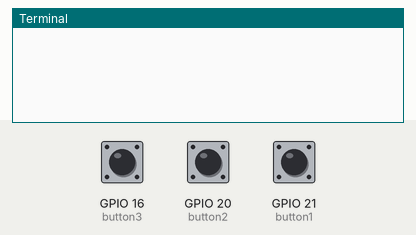
This program was run on a simulated Raspberry Pi (BCM pin numbers). Parts: the last lines printed to the terminal. The inputs (shaded band) are chosen by the test bench; at power-on: GPIO 16 (button3) HIGH, GPIO 20 (button2) HIGH, GPIO 21 (button1) HIGH. The clock reads 2024-03-15 10:24:30 at power-on unless the program sets it.

Above: at 1.2 s.
1.3 s: GPIO 16 (button3) pulled LOW for 0.15 s
At 2.6 s:
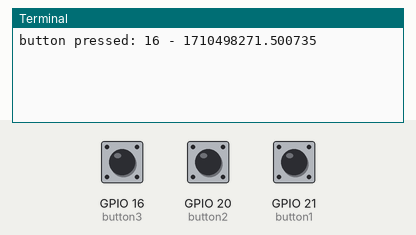
3.0 s: GPIO 20 (button2) pulled LOW for 0.15 s
At 3.9 s:
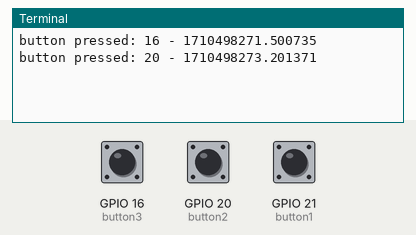
4.6 s: GPIO 21 (button1) pulled LOW for 0.15 s
At 5.1 s:
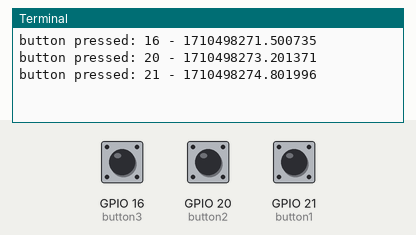
6.2 s: GPIO 16 (button3) pulled LOW for 1 s
At 8.2 s:
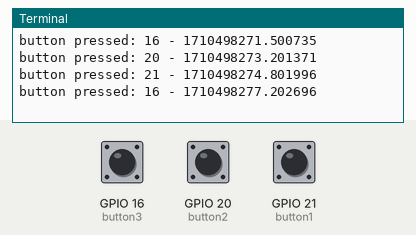
8.7 s: GPIO 20 (button2) pulled LOW for 1 s
At 10.1 s:
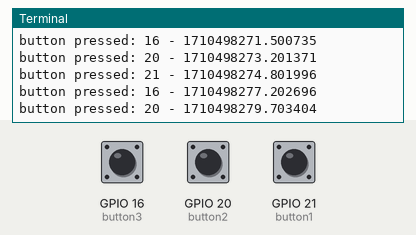
11.2 s: GPIO 21 (button1) pulled LOW for 1 s
At 13.3 s:
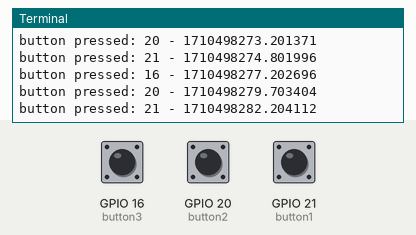
Timing chart, 0 to 14.7 s (numbered marks = the images above; inputs shaded):
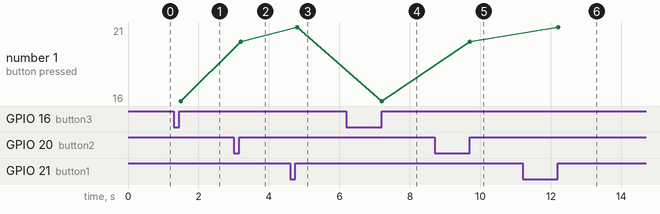

Measured:
- after the input at 1.3 s, the terminal: prints a new line after 0.20 s (image 1)
- after the input at 3.0 s, the terminal: prints a new line after 0.20 s (image 2)
- after the input at 4.6 s, the terminal: prints a new line after 0.20 s (image 3)
- after the input at 6.2 s, the terminal: prints a new line after 1.0 s (image 4)
- after the input at 8.7 s, the terminal: prints a new line after 1.0 s (image 5)
- after the input at 11.2 s, the terminal: prints a new line after 1.0 s (image 6)
- plotted number 1: 16 → 20 after the input at 3.0 s, 20 → 21 after the input at 4.6 s, 21 → 16 after the input at 6.2 s, 16 → 20 after the input at 8.7 s, 20 → 21 after the input at 11.2 s

The program:

push_button_for_relay.py
```python
#!/usr/bin/env python3

# Pushbutton script for multiple buttons.

# Script uses polling. interrupts may be better for you, I had issues when using
  # a non tactile switch, seems ok, top command indicated low cpu usage.

import RPi.GPIO as GPIO
import time

GPIO.setmode(GPIO.BCM)

button1 = 21
button2 = 20
button3 = 16

button1Old = 1
button2Old = 1
button3Old = 1

GPIO.setup([button1, button2, button3], GPIO.IN, pull_up_down=GPIO.PUD_UP)


def wait_for_button_release(b, bOld):
    while True:
        bNew = GPIO.input(b)
        if bOld == 0 and bNew == 1:
            print('button pressed: {} - {}'.format(b, time.time()))
            return
        bOld = bNew
        time.sleep(0.1)


try:
    while True:
        time.sleep(0.1)
#        print('button1: {}'.format(GPIO.input(button1))) #for troubleshooting

        if GPIO.input(button1) == 0:
            wait_for_button_release(button1, button1Old)

        if GPIO.input(button2) == 0:
            wait_for_button_release(button2, button2Old)

        if GPIO.input(button3) == 0:
            wait_for_button_release(button3, button3Old)

except Exception as e:
    print(e)
    GPIO.cleanup(button1)
    GPIO.cleanup(button2)
    GPIO.cleanup(button3)
```
